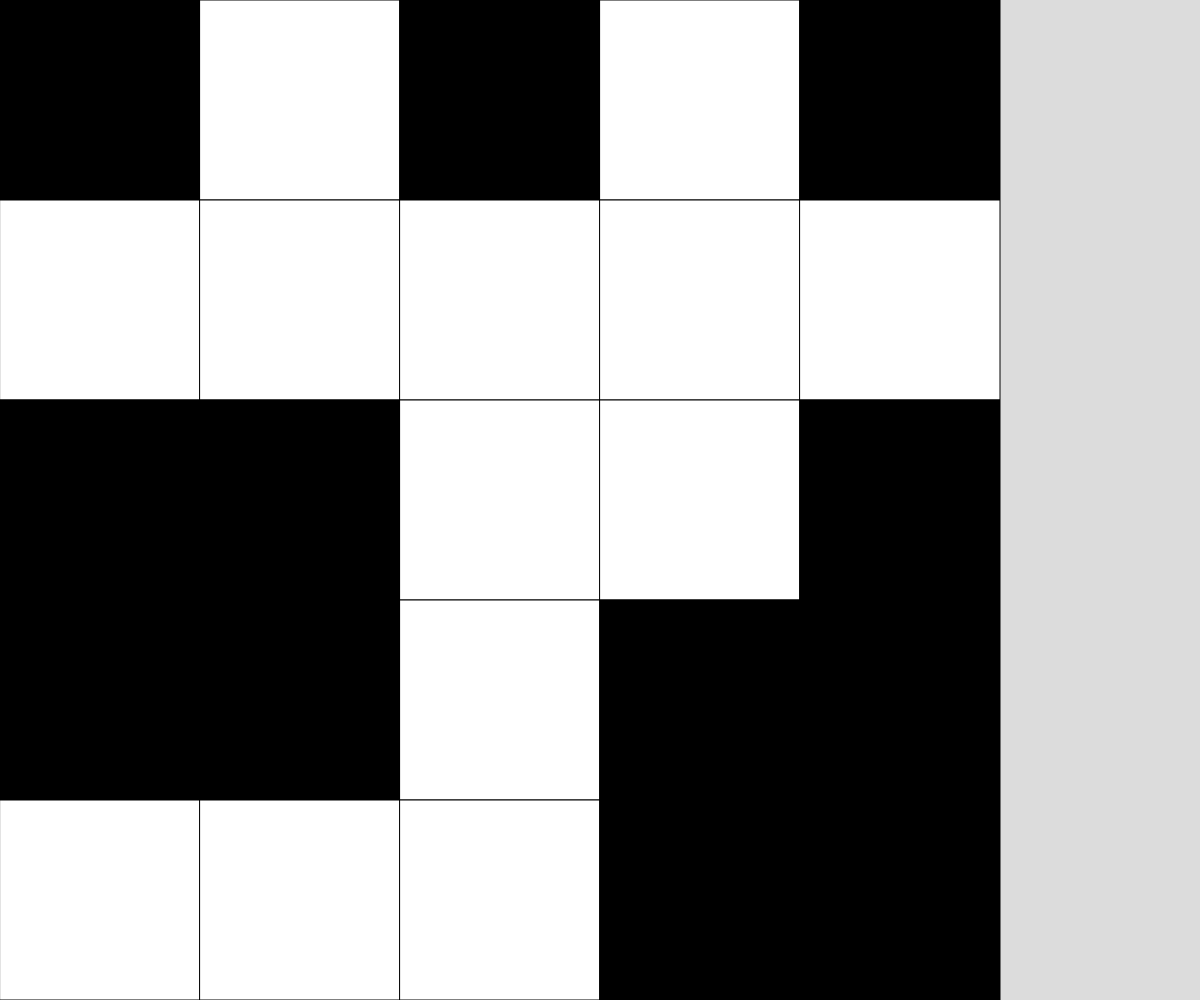
Frame 1 (no input)
Frame 60 (no input): identical to frame 1, image omitted
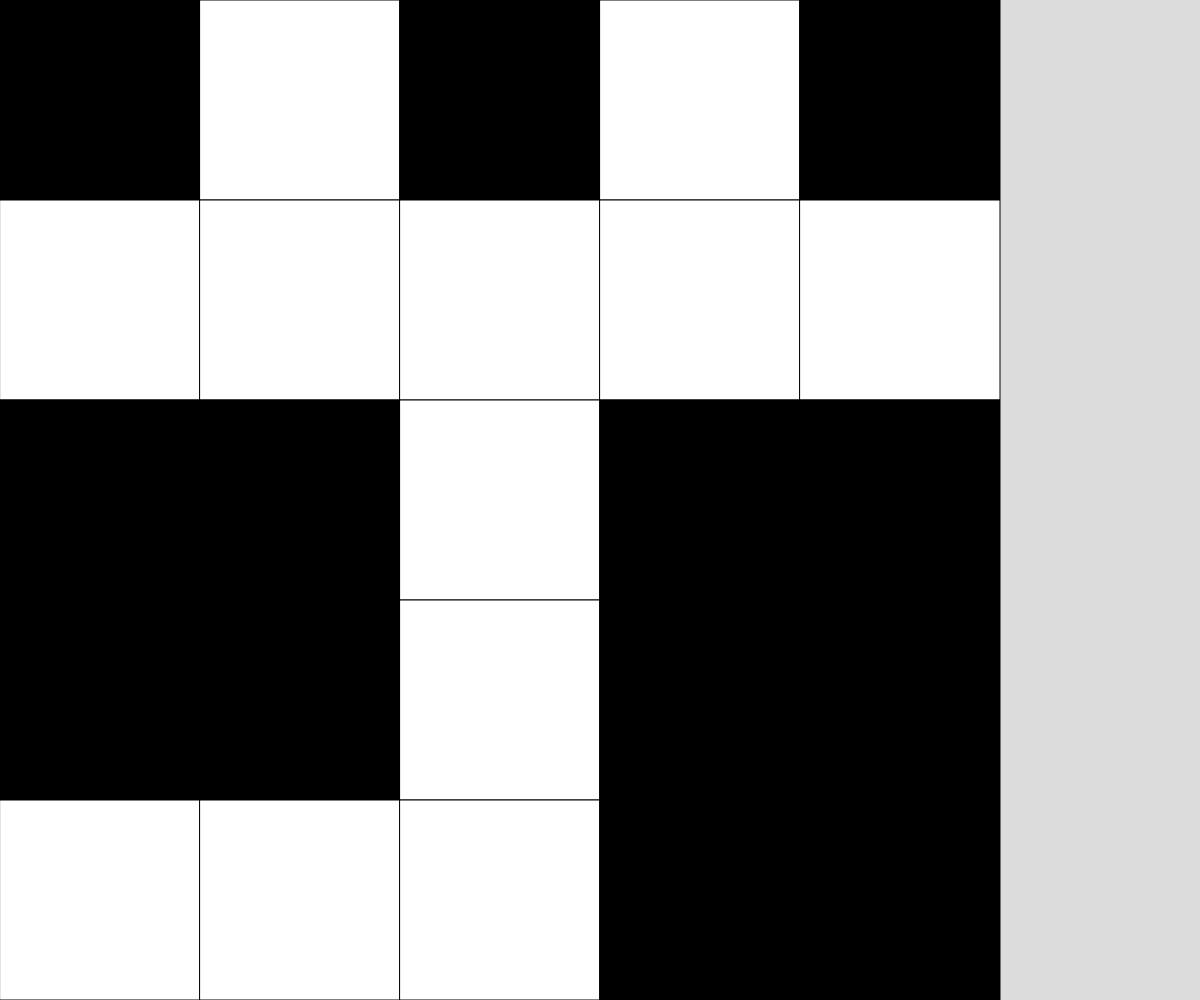
Frame 120 (the mouse pressed at the canvas centre since frame 60)

The p5.js sketch that drew these frames (run headless with seeded random() and noise() and a simulated clock; from frame 60 on, the mouse is pressed at the canvas centre):

// p5.js sketch
// ── sketch.js
// 2D Array Grid
// Dan Schellenberg
// Oct 24, 2023

// let grid = [[1, 0, 0, 1],
//             [0, 0, 1, 1],
//             [1, 1, 0, 1],
//             [0, 1, 1, 1]];

let grid;
let cellSize;
const GRID_SIZE = 5;

function setup() {
  createCanvas(windowWidth, windowHeight);

  if (height > width) {
    cellSize = width/GRID_SIZE;
  }
  else {
    cellSize = height/GRID_SIZE;
  }
  grid = generateRandomGrid(GRID_SIZE, GRID_SIZE);
}

function draw() {
  background(220);
  displayGrid();
}

function mousePressed() {
  let y = Math.floor(mouseY/cellSize);
  let x = Math.floor(mouseX/cellSize);

  if (grid[y][x] === 0) {
    grid[y][x] = 1;
  }
  else if (grid[y][x] === 1) {
    grid[y][x] = 0;
  }
}

function keyTyped() {
  if (key === "r") {
    grid = generateRandomGrid(GRID_SIZE, GRID_SIZE);
  }
  else if (key === "e") {
    grid = generateEmptyGrid(GRID_SIZE, GRID_SIZE);
  }
}

function displayGrid() {
  for (let y = 0; y < GRID_SIZE; y++) {
    for (let x = 0; x < GRID_SIZE; x++) {
      if (grid[y][x] === 0) {
        fill("white");
      }
      if (grid[y][x] === 1) {
        fill("black");
      }
      rect(x * cellSize, y * cellSize, cellSize, cellSize);
    }
  }
}


function generateRandomGrid(cols, rows) {
  let randomArray = [];
  for (let y = 0; y < cols; y++) {
    randomArray.push([]);
    for (let x = 0; x < rows; x++) {
      if (random(100) < 50) {
        randomArray[y].push(0);
      }
      else {
        randomArray[y].push(1);
      }
    }
  }
  return randomArray;
}

function generateEmptyGrid(cols, rows) {
  let randomArray = [];
  for (let y = 0; y < cols; y++) {
    randomArray.push([]);
    for (let x = 0; x < rows; x++) {
      randomArray[y].push(0);
    }
  }
  return randomArray;
}
